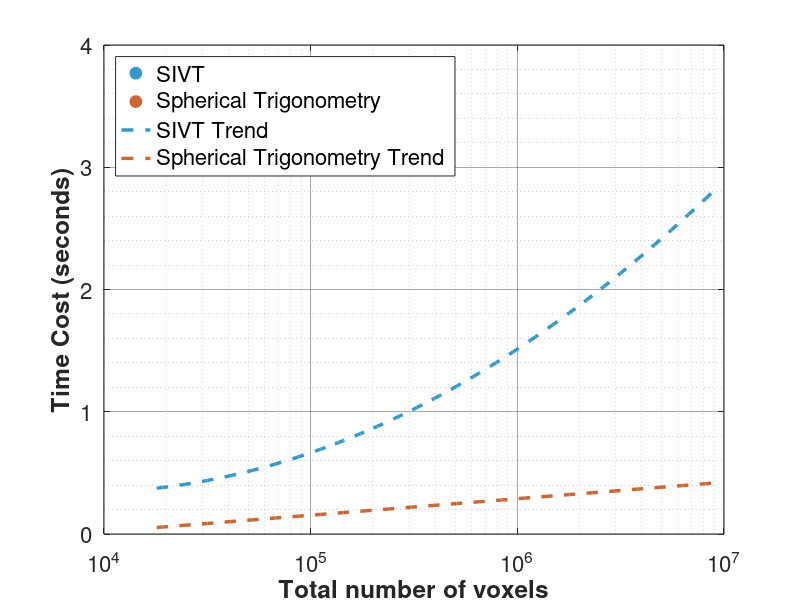

The MATLAB source for this figure:
load time_result.mat;
% 创建图形窗口
f4 = figure('Position', [100, 100, 800, 600]);

% 您的数据
x_data = [18000, 36000, 72000, 144000, 288000, 576000, 1152000, 2304000, 4608000, 9216000];
y1_data = [0.32
0.48
0.55
0.91
1.00 
1.20 
1.66
1.88
2.15
3.01
]';
y2_data = [0.1
0.11
0.13
0.17
0.19
0.21
0.27
0.31
0.34
0.53
]';

% 绘制散点图
h1 = scatter(x_data, y1_data, 100, 'filled', ...
            'MarkerFaceColor', [0.2, 0.6, 0.8], ...
            'MarkerEdgeColor', 'white', ...
            'LineWidth', 1.5);
hold on;
h2 = scatter(x_data, y2_data, 100, 'filled', ...
            'MarkerFaceColor', [0.8, 0.4, 0.2], ...
            'MarkerEdgeColor', 'white', ...
            'LineWidth', 1.5);

% 设置对数坐标
set(gca, 'XScale', 'log');

% 设置横坐标刻度（10的幂次）
x_ticks = 10.^(4:7);  % 从10^4到10^7
set(gca, 'XTick', x_ticks);
set(gca, 'XTickLabel', {'10^4', '10^5', '10^6', '10^7'});

% 设置坐标轴标签
xlabel('Total number of voxels', 'FontSize', 18, 'FontWeight', 'bold');
ylabel('Time Cost (seconds)', 'FontSize', 18, 'FontWeight', 'bold');

% 设置坐标轴范围
xlim([10000, 1e7]);
ylim([0, 4]);

% 添加趋势线（在对数坐标下的线性拟合）
log_x = log10(x_data);

% SIVT趋势线（二次多项式拟合，更好地拟合曲线）
p1 = polyfit(log_x, y1_data, 2);
x_fit_log = linspace(min(log_x), max(log_x), 100);
x_fit = 10.^x_fit_log;
y_fit1 = polyval(p1, x_fit_log);
h3 = plot(x_fit, y_fit1, '--', 'Color', [0.2, 0.6, 0.8], 'LineWidth', 2.5);

% Spherical Trigonometry趋势线（线性拟合）
p2 = polyfit(log_x, y2_data, 1);
y_fit2 = polyval(p2, x_fit_log);
h4 = plot(x_fit, y_fit2, '--', 'Color', [0.8, 0.4, 0.2], 'LineWidth', 2.5);

% 网格和背景
grid on;
grid minor;
set(gca, 'GridAlpha', 0.4);
set(gca, 'MinorGridAlpha', 0.2);
set(gca, 'FontSize', 16);

% 图例
legend([h1, h2, h3, h4], ...
       'SIVT', 'Spherical Trigonometry', ...
       'SIVT Trend', 'Spherical Trigonometry Trend', ...
       'Location', 'northwest', 'FontSize', 16);


% 设置图形样式
box on;
set(gcf, 'Color', 'white');
set(gca, 'Color', [0.98, 0.98, 0.98]);


hold off;
exportgraphics(f4,'figure4.png','Resolution',600);
